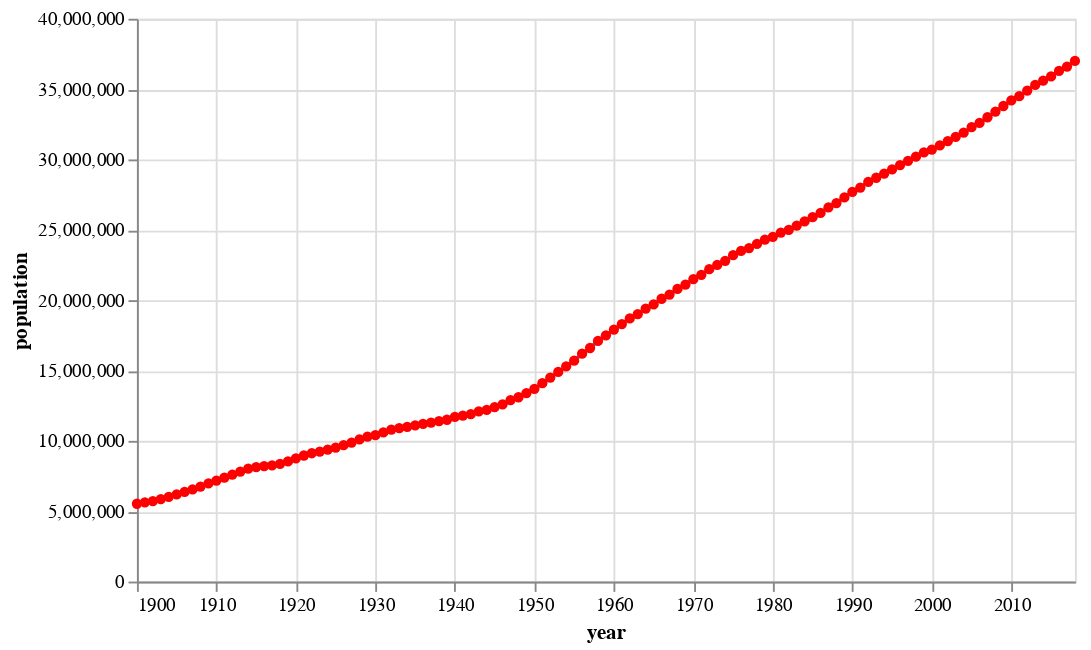

Notebook code cell kept with this figure:
### Markdown cell above
The [Altair API](https://altair-viz.github.io/user_guide/generated/core/altair.Interpolate.html) has a full listing of interpolate options.

Okay—this chart might feel like a bit of a crime 😅, but hopefully you can now see how different properties impact the visualization.

Before moving on, take some time to **experiment on your own**:

* Try out at least **two different interpolation options** (e.g., `step`, `monotone`, `basis`).
* Explore at least **two other ways to customize the mark** (for example, adjusting `size`, `opacity`, or `strokeDash`).

This hands-on exploration will help you understand how small styling choices can dramatically change the way your data is presented.

### Code cell
alt.Chart(canada_data).mark_line(point = alt.OverlayMarkDef(color = 'red'), 
                                 interpolate = 'monotone').encode(x = alt.X('year:T'), 
                                                                  y = alt.Y('population:Q')).properties(width = 500)
